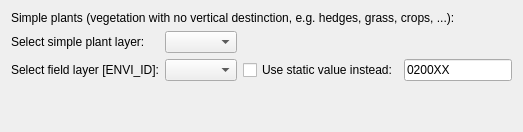
                        <widget class="QWidget" name="page_VectorLayer_2">
                         <layout class="QGridLayout" name="gridLayout_8">
                          <item row="3" column="1">
                           <widget class="QgsFieldComboBox" name="cb_simplePlantID"/>
                          </item>
                          <item row="2" column="1">
                           <widget class="QgsMapLayerComboBox" name="cb_simplePlantLayer">
                            <property name="sizePolicy">
                             <sizepolicy hsizetype="Expanding" vsizetype="Fixed">
                              <horstretch>0</horstretch>
                              <verstretch>0</verstretch>
                             </sizepolicy>
                            </property>
                            <property name="currentIndex">
                             <number>-1</number>
                            </property>
                            <property name="allowEmptyLayer">
                             <bool>true</bool>
                            </property>
                           </widget>
                          </item>
                          <item row="3" column="2">
                           <widget class="QCheckBox" name="chk_simplePlantID">
                            <property name="text">
                             <string>Use static value instead:</string>
                            </property>
                           </widget>
                          </item>
                          <item row="3" column="3">
                           <widget class="QLineEdit" name="le_simplePlant">
                            <property name="sizePolicy">
                             <sizepolicy hsizetype="Preferred" vsizetype="Fixed">
                              <horstretch>0</horstretch>
                              <verstretch>0</verstretch>
                             </sizepolicy>
                            </property>
                            <property name="text">
                             <string>0200XX</string>
                            </property>
                           </widget>
                          </item>
                          <item row="2" column="0">
                           <widget class="QLabel" name="label_15">
                            <property name="text">
                             <string>Select simple plant layer:</string>
                            </property>
                           </widget>
                          </item>
                          <item row="1" column="0" colspan="4">
                           <widget class="QLabel" name="label_22">
                            <property name="sizePolicy">
                             <sizepolicy hsizetype="Minimum" vsizetype="Fixed">
                              <horstretch>0</horstretch>
                              <verstretch>0</verstretch>
                             </sizepolicy>
                            </property>
                            <property name="text">
                             <string>Simple plants (vegetation with no vertical destinction, e.g. hedges, grass, crops, ...):</string>
                            </property>
                           </widget>
                          </item>
                          <item row="3" column="0">
                           <widget class="QLabel" name="label_16">
                            <property name="text">
                             <string>Select field layer [ENVI_ID]:</string>
                            </property>
                           </widget>
                          </item>
                          <item row="4" column="1">
                           <spacer name="verticalSpacer_10">
                            <property name="orientation">
                             <enum>Qt::Orientation::Vertical</enum>
                            </property>
                            <property name="sizeHint" stdset="0">
                             <size>
                              <width>20</width>
                              <height>40</height>
                             </size>
                            </property>
                           </spacer>
                          </item>
                         </layout>
                        </widget>
